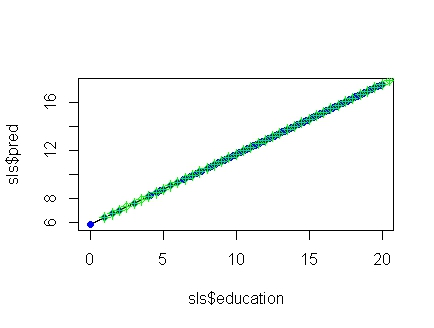

Source code (R):

sls<- read.csv("C:/Users/user/Desktop/SLID.csv")

#example1

ye.model <- lm(income~education, data=sls)
sls$pred <- predict(ye.model, sls)
plot (sls$education, sls$pred)
lines (sls$education, fitted(ye.model), col="black" )
points (sls$education, sls$pred, col="blue",pch=16)

#example2

newsls <- data.frame(education = seq(1, 25, 0.5))
newsls$pred <- predict (ye.model, newsls)
points(newsls$education, newsls$pred, col="green")
points(newsls$education, newsls$pred, col="green", pch=3)
